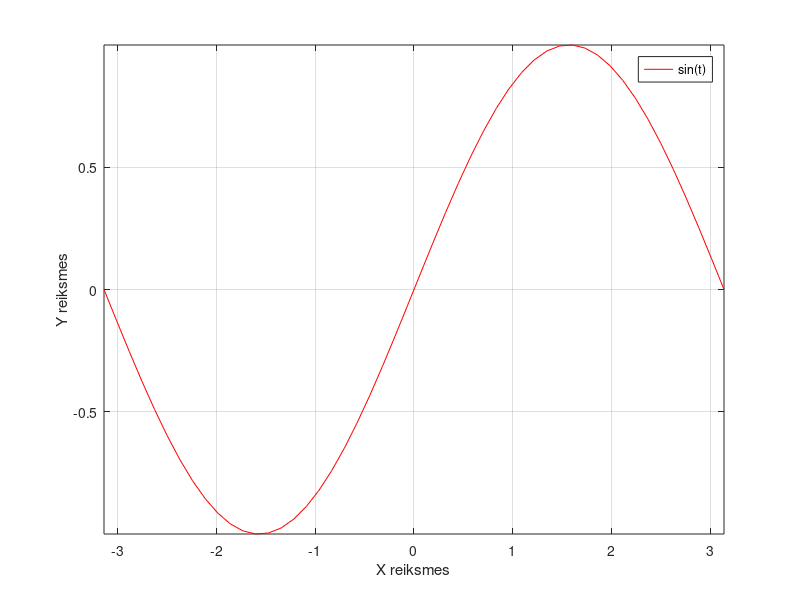
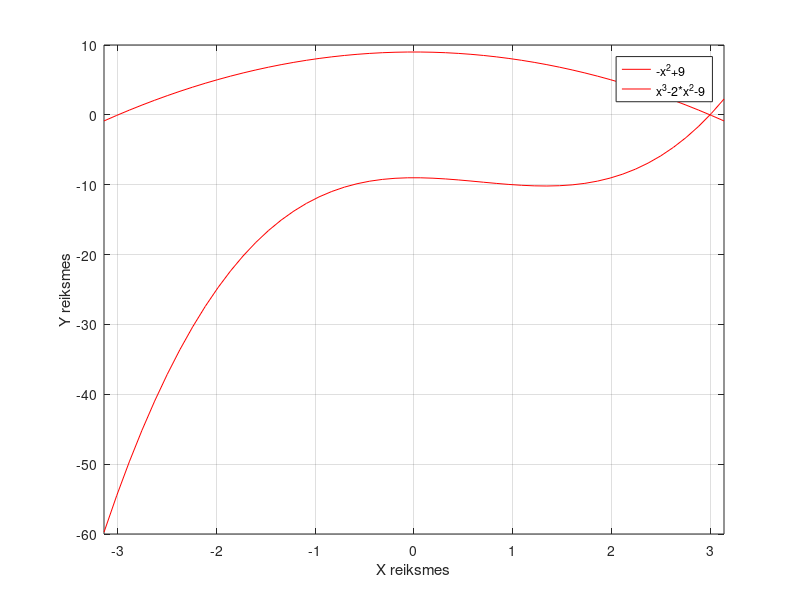
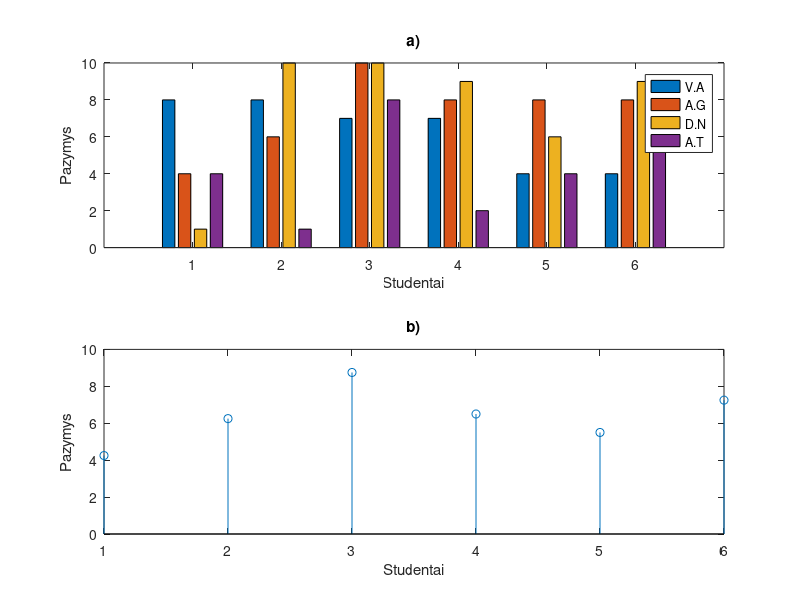
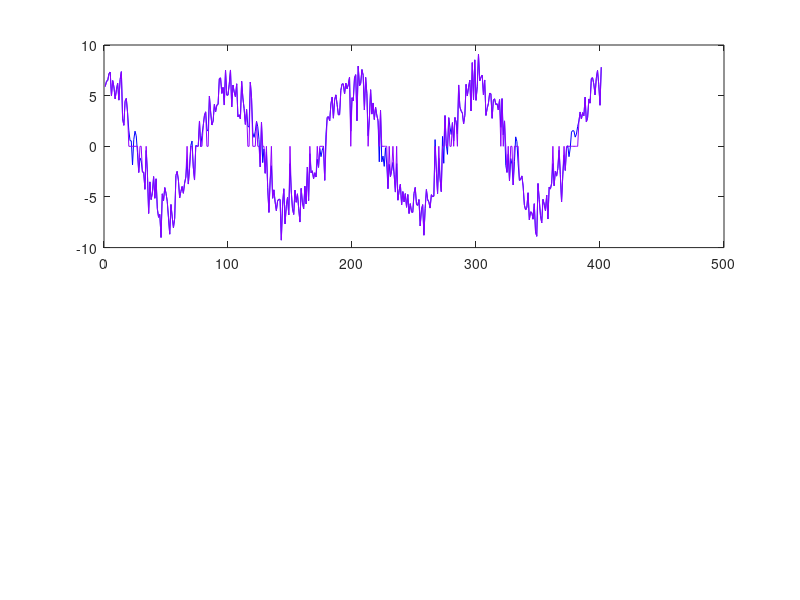

Here is the MATLAB script that generated these plots, in order: (Note: this script raises an error after producing the figures.)
figure;
t = linspace(-pi, pi, 50);
plot(t,sin(t), 'LineStyle','-', 'Color','r')
axis([min(t) max(t) min(sin(t)) max(sin(t))])
xlabel('X reiksmes')
ylabel('Y reiksmes')
legend('sin(t)')
grid on

figure;
x = linspace(-pi, pi, 50);
plot(x,-x.^2+9, 'LineStyle','-', 'Color','r');
hold on;
plot(x,x.^3-2.*x.^2-9, 'LineStyle','-', 'Color','r');
xlim([min(x) max(x)])
xlabel('X reiksmes')
ylabel('Y reiksmes')
legend('-x^2+9', 'x^3-2*x^2-9')
grid on

clear
clc
figure;
pazymiai = [8 4 1 4; 8 6 10 1; 7 10 10 8; 7 8 9 2; 4 8 6 4; 4 8 9 8];
subplot(2,1,1)
bar(pazymiai)
title('a)')
xlabel('Studentai')
ylabel('Pazymys')
legend('V.A', 'A.G', 'D.N', 'A.T')
subplot(2,1,2)
stem(mean(pazymiai, 2))
title('b)')
xlabel('Studentai')
ylabel('Pazymys')

clear clc
amplitude = 6;
daznis = 2;
triuksmo_amplitude = 1.5;
t = 0:0.005:2;
triuksmas = triuksmo_amplitude * randn(size(t));
signalas = amplitude*cos(2*pi*daznis*t) + triuksmas;

u1 = 4;
u2 = 2;
signalas_filtruotas = signalas(signalas > u1);
new_s = signalas
new_s(abs(new_s) < u2) = 0;
figure;
subplot(2,1,1)
plot(signalas, 'Color','B')
hold on;
plot(new_s, 'Color',[0.56, 0, 1.0])
yline(u1,'LineStyle','-.', 'LineWidth',1.25)
yline(u2)
legend('signalas', 'new\_s', 'u1', 'u2')

subplot(2,1,2)

stem(signalas > u1)
hold on;
plot(find(signalas > u1), max(signalas > u1), 'r', 'Marker','d', 'LineStyle','none', 'MarkerSize', 9);
hold on;
plot(find(signalas > u1), min(signalas > u1), 'r', 'Marker','d', 'LineStyle','none', 'MarkerSize', 9);
legend('signalas > u1', 'Maksimali reikšmė', 'Minimali reikšmė')
